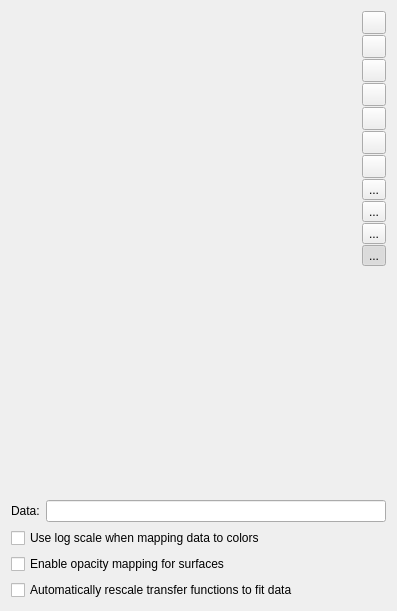
<?xml version="1.0" encoding="UTF-8"?>
<ui version="4.0">
 <class>ColorOpacityEditorWidget</class>
 <widget class="QWidget" name="ColorOpacityEditorWidget">
  <property name="geometry">
   <rect>
    <x>0</x>
    <y>0</y>
    <width>397</width>
    <height>611</height>
   </rect>
  </property>
  <property name="windowTitle">
   <string>Form</string>
  </property>
  <layout class="QVBoxLayout" name="mainLayout">
   <property name="spacing">
    <number>6</number>
   </property>
   <item>
    <layout class="QHBoxLayout" name="horizontalLayout_2" stretch="1,0">
     <property name="spacing">
      <number>0</number>
     </property>
     <item>
      <layout class="QVBoxLayout" name="verticalLayout" stretch="1,0,0,0,0,0">
       <property name="spacing">
        <number>0</number>
       </property>
       <property name="sizeConstraint">
        <enum>QLayout::SetMinimumSize</enum>
       </property>
       <item>
        <widget class="pqTransferFunctionWidget" name="OpacityEditor" native="true">
         <property name="sizePolicy">
          <sizepolicy hsizetype="Preferred" vsizetype="Preferred">
           <horstretch>0</horstretch>
           <verstretch>0</verstretch>
          </sizepolicy>
         </property>
         <property name="minimumSize">
          <size>
           <width>0</width>
           <height>70</height>
          </size>
         </property>
         <property name="maximumSize">
          <size>
           <width>16777215</width>
           <height>60</height>
          </size>
         </property>
        </widget>
       </item>
       <item>
        <widget class="QvisGaussianOpacityBar" name="ScalarGaussianOpacityEditor" native="true">
         <property name="minimumSize">
          <size>
           <width>0</width>
           <height>70</height>
          </size>
         </property>
         <property name="maximumSize">
          <size>
           <width>16777215</width>
           <height>70</height>
          </size>
         </property>
        </widget>
       </item>
       <item>
        <widget class="pqTransferFunctionWidget" name="ColorEditor" native="true">
         <property name="sizePolicy">
          <sizepolicy hsizetype="Preferred" vsizetype="Preferred">
           <horstretch>0</horstretch>
           <verstretch>0</verstretch>
          </sizepolicy>
         </property>
         <property name="minimumSize">
          <size>
           <width>40</width>
           <height>40</height>
          </size>
         </property>
         <property name="maximumSize">
          <size>
           <width>16777215</width>
           <height>40</height>
          </size>
         </property>
        </widget>
       </item>
       <item>
        <widget class="pqTransferFunctionWidget" name="GradientLinearOpacityEditor" native="true">
         <property name="minimumSize">
          <size>
           <width>0</width>
           <height>70</height>
          </size>
         </property>
         <property name="maximumSize">
          <size>
           <width>16777215</width>
           <height>70</height>
          </size>
         </property>
        </widget>
       </item>
       <item>
        <widget class="QvisGaussianOpacityBar" name="GradientGaussianOpacityEditor" native="true">
         <property name="minimumSize">
          <size>
           <width>0</width>
           <height>70</height>
          </size>
         </property>
         <property name="maximumSize">
          <size>
           <width>16777215</width>
           <height>70</height>
          </size>
         </property>
        </widget>
       </item>
       <item>
        <widget class="Qvis2DTransferFunctionWidget" name="TwoDTransferFunction" native="true">
         <property name="minimumSize">
          <size>
           <width>0</width>
           <height>150</height>
          </size>
         </property>
        </widget>
       </item>
      </layout>
     </item>
     <item>
      <layout class="QVBoxLayout" name="verticalLayout_2">
       <property name="spacing">
        <number>1</number>
       </property>
       <item>
        <widget class="QToolButton" name="ResetRangeToData">
         <property name="toolTip">
          <string>Rescale to data range</string>
         </property>
         <property name="text">
          <string/>
         </property>
         <property name="icon">
          <iconset resource="../../../Components/Resources/pqComponents.qrc">
           <normaloff>:/pqWidgets/Icons/pqResetRange24.png</normaloff>:/pqWidgets/Icons/pqResetRange24.png</iconset>
         </property>
        </widget>
       </item>
       <item>
        <widget class="QToolButton" name="ResetRangeToCustom">
         <property name="toolTip">
          <string>Rescale to custom range</string>
         </property>
         <property name="text">
          <string/>
         </property>
         <property name="icon">
          <iconset resource="../../../Components/Resources/pqComponents.qrc">
           <normaloff>:/pqWidgets/Icons/pqResetRangeCustom24.png</normaloff>:/pqWidgets/Icons/pqResetRangeCustom24.png</iconset>
         </property>
        </widget>
       </item>
       <item>
        <widget class="QToolButton" name="ResetRangeToDataOverTime">
         <property name="toolTip">
          <string>Rescale to data range over all timesteps</string>
         </property>
         <property name="text">
          <string/>
         </property>
         <property name="icon">
          <iconset resource="../../../Components/Resources/pqComponents.qrc">
           <normaloff>:/pqWidgets/Icons/pqResetRangeTemporal24.png</normaloff>:/pqWidgets/Icons/pqResetRangeTemporal24.png</iconset>
         </property>
        </widget>
       </item>
       <item>
        <widget class="QToolButton" name="InvertTransferFunctions">
         <property name="toolTip">
          <string>Invert the transfer functions</string>
         </property>
         <property name="text">
          <string/>
         </property>
         <property name="icon">
          <iconset resource="../../../Components/Resources/pqComponents.qrc">
           <normaloff>:/pqWidgets/Icons/pqInvert24.png</normaloff>:/pqWidgets/Icons/pqInvert24.png</iconset>
         </property>
        </widget>
       </item>
       <item>
        <widget class="QToolButton" name="ChoosePreset">
         <property name="toolTip">
          <string>Choose preset</string>
         </property>
         <property name="text">
          <string/>
         </property>
         <property name="icon">
          <iconset resource="../../../Components/Resources/pqComponents.qrc">
           <normaloff>:/pqWidgets/Icons/pqFavorites16.png</normaloff>:/pqWidgets/Icons/pqFavorites16.png</iconset>
         </property>
        </widget>
       </item>
       <item>
        <widget class="QToolButton" name="SaveAsPreset">
         <property name="toolTip">
          <string>Save to preset</string>
         </property>
         <property name="text">
          <string/>
         </property>
         <property name="icon">
          <iconset resource="../../../Components/Resources/pqComponents.qrc">
           <normaloff>:/pqWidgets/Icons/pqSave16.png</normaloff>:/pqWidgets/Icons/pqSave16.png</iconset>
         </property>
        </widget>
       </item>
       <item>
        <widget class="QToolButton" name="Edit">
         <property name="toolTip">
          <string>Manually edit transfer functions</string>
         </property>
         <property name="text">
          <string/>
         </property>
         <property name="icon">
          <iconset resource="../../../Components/Resources/pqComponents.qrc">
           <normaloff>:/pqWidgets/Icons/pqAdvanced26.png</normaloff>:/pqWidgets/Icons/pqAdvanced26.png</iconset>
         </property>
        </widget>
       </item>
       <item>
        <widget class="QToolButton" name="SwitchScalarLinGauss">
         <property name="text">
          <string>...</string>
         </property>
         <property name="icon">
          <iconset resource="../../../Components/Resources/pqComponents.qrc">
           <normaloff>:/pqWidgets/Icons/pqPlotPointOverTime24.png</normaloff>:/pqWidgets/Icons/pqPlotPointOverTime24.png</iconset>
         </property>
         <property name="checkable">
          <bool>true</bool>
         </property>
        </widget>
       </item>
       <item>
        <widget class="QToolButton" name="gaussorgrad">
         <property name="text">
          <string>...</string>
         </property>
         <property name="icon">
          <iconset resource="../../../Components/Resources/pqComponents.qrc">
           <normaloff>:/pqWidgets/Icons/pqPlotCellOverTime24.png</normaloff>:/pqWidgets/Icons/pqPlotCellOverTime24.png</iconset>
         </property>
         <property name="checkable">
          <bool>true</bool>
         </property>
        </widget>
       </item>
       <item>
        <widget class="QToolButton" name="HistogramDialog">
         <property name="text">
          <string>...</string>
         </property>
         <property name="icon">
          <iconset resource="../../../Components/Resources/pqComponents.qrc">
           <normaloff>:/pqWidgets/Icons/pqHistogram16.png</normaloff>:/pqWidgets/Icons/pqHistogram16.png</iconset>
         </property>
        </widget>
       </item>
       <item>
        <widget class="QToolButton" name="DisableOpacityGradient">
         <property name="toolTip">
          <string>Disable Gradient Opacity</string>
         </property>
         <property name="text">
          <string>...</string>
         </property>
         <property name="icon">
          <iconset resource="../../../Components/Resources/pqComponents.qrc">
           <normaloff>:/pqWidgets/Icons/PluginRed.png</normaloff>
           <normalon>:/pqWidgets/Icons/PluginGreen.png</normalon>:/pqWidgets/Icons/PluginRed.png</iconset>
         </property>
         <property name="checkable">
          <bool>true</bool>
         </property>
         <property name="checked">
          <bool>true</bool>
         </property>
        </widget>
       </item>
       <item>
        <spacer name="verticalSpacer">
         <property name="orientation">
          <enum>Qt::Vertical</enum>
         </property>
         <property name="sizeHint" stdset="0">
          <size>
           <width>0</width>
           <height>1</height>
          </size>
         </property>
        </spacer>
       </item>
       <item>
        <spacer name="verticalSpacer">
         <property name="orientation">
          <enum>Qt::Vertical</enum>
         </property>
         <property name="sizeHint" stdset="0">
          <size>
           <width>0</width>
           <height>1</height>
          </size>
         </property>
        </spacer>
       </item>
      </layout>
     </item>
    </layout>
   </item>
   <item>
    <layout class="QHBoxLayout" name="horizontalLayout" stretch="0,0">
     <item>
      <widget class="QLabel" name="label">
       <property name="text">
        <string>Data:</string>
       </property>
      </widget>
     </item>
     <item>
      <widget class="pqLineEdit" name="CurrentDataValue">
       <property name="sizePolicy">
        <sizepolicy hsizetype="MinimumExpanding" vsizetype="Fixed">
         <horstretch>0</horstretch>
         <verstretch>0</verstretch>
        </sizepolicy>
       </property>
      </widget>
     </item>
    </layout>
   </item>
   <item>
    <widget class="QCheckBox" name="UseLogScale">
     <property name="toolTip">
      <string>&lt;html&gt;&lt;head/&gt;&lt;body&gt;&lt;p&gt;When checked, the mapping from data to colors is done using a log-scale. Note that this does not affect the mapping of data to opacity.&lt;/p&gt;&lt;/body&gt;&lt;/html&gt;</string>
     </property>
     <property name="text">
      <string>Use log scale when mapping data to colors</string>
     </property>
    </widget>
   </item>
   <item>
    <widget class="QCheckBox" name="EnableOpacityMapping">
     <property name="toolTip">
      <string>&lt;html&gt;&lt;head/&gt;&lt;body&gt;&lt;p&gt;When checked, the opacity function is used to render translucent surfaces.&lt;/p&gt;&lt;/body&gt;&lt;/html&gt;</string>
     </property>
     <property name="text">
      <string>Enable opacity mapping for surfaces</string>
     </property>
    </widget>
   </item>
   <item>
    <widget class="QCheckBox" name="AutoRescaleRange">
     <property name="toolTip">
      <string>&lt;html&gt;&lt;head/&gt;&lt;body&gt;&lt;p&gt;When checked, the transfer function will be rescaled using updated data ranges on Apply&lt;/p&gt;&lt;/body&gt;&lt;/html&gt;</string>
     </property>
     <property name="text">
      <string>Automatically rescale transfer functions to fit data</string>
     </property>
    </widget>
   </item>
  </layout>
 </widget>
 <customwidgets>
  <customwidget>
   <class>pqTransferFunctionWidget</class>
   <extends>QWidget</extends>
   <header>pqTransferFunctionWidget.h</header>
   <container>1</container>
  </customwidget>
  <customwidget>
   <class>pqLineEdit</class>
   <extends>QLineEdit</extends>
   <header>pqLineEdit.h</header>
  </customwidget>
  <customwidget>
   <class>QvisGaussianOpacityBar</class>
   <extends>QWidget</extends>
   <header>Qvis/QvisGaussianOpacityBar.h</header>
   <container>1</container>
  </customwidget>
  <customwidget>
   <class>Qvis2DTransferFunctionWidget</class>
   <extends>QWidget</extends>
   <header>Qvis/Qvis2DTransferFunctionWidget.h</header>
   <container>1</container>
  </customwidget>
 </customwidgets>
 <resources>
  <include location="../../../Components/Resources/pqComponents.qrc"/>
 </resources>
 <connections/>
</ui>
